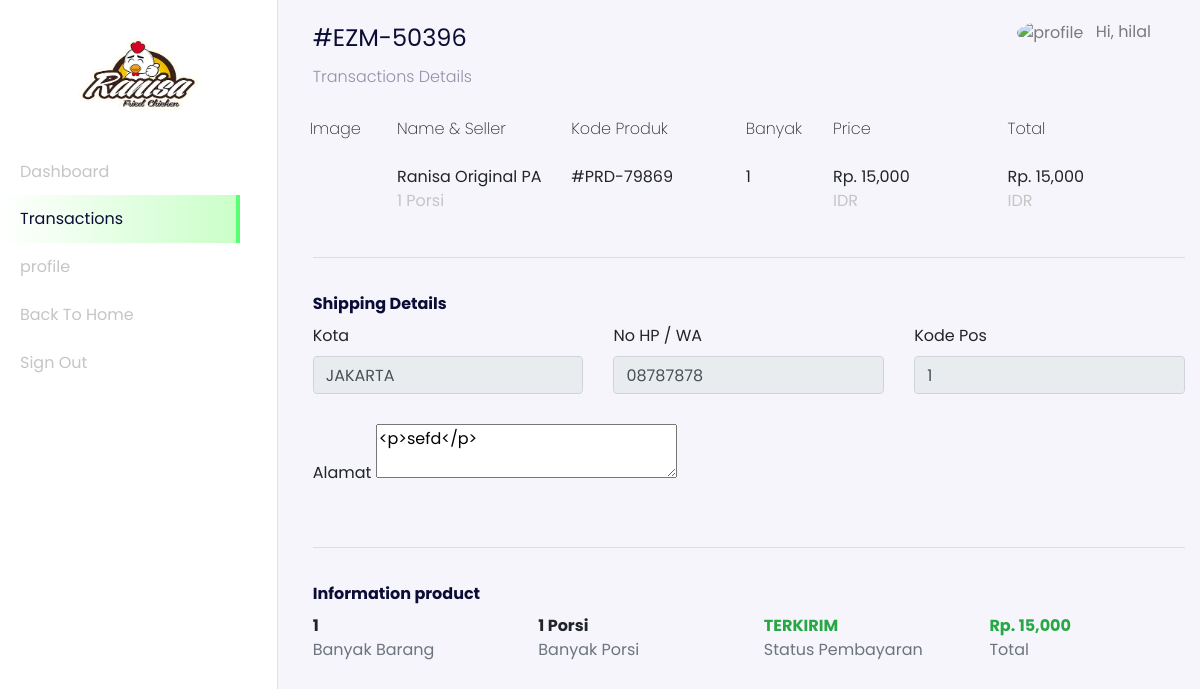
The app's page /user/index.php?page=transactions-details&id=7 (signed in) with its own data.
### tables this page shows
CREATE TABLE `users` (
  `id_user` int(11) NOT NULL,
  `name` varchar(255) NOT NULL,
  `email` varchar(255) NOT NULL,
  `password` varchar(255) NOT NULL,
  `address` text DEFAULT NULL,
  `phone_number` varchar(255) NOT NULL,
  `postal_code` varchar(191) NOT NULL,
  `roles` varchar(255) NOT NULL
);

CREATE TABLE `transactions` (
  `id_transaction` int(11) NOT NULL,
  `user_id` int(11) NOT NULL,
  `total_price` int(11) NOT NULL,
  `city` varchar(255) NOT NULL,
  `rekening_id` int(11) NOT NULL,
  `transaction_status` varchar(255) NOT NULL,
  `weight_total` int(11) NOT NULL,
  `delivered` int(11) NOT NULL,
  `photo_transaction` varchar(255) NOT NULL,
  `code` varchar(255) NOT NULL,
  `receiver` varchar(255) NOT NULL,
  `time_arrived` timestamp NULL DEFAULT NULL,
  `created_at` timestamp NOT NULL DEFAULT current_timestamp()
);

CREATE TABLE `transactions_details` (
  `id_transaction_detail` int(11) NOT NULL,
  `transaction_id` int(11) NOT NULL,
  `product_id` int(11) NOT NULL,
  `price` int(11) NOT NULL,
  `banyak` int(11) NOT NULL,
  `code_product` varchar(255) NOT NULL
);

CREATE TABLE `products` (
  `id_product` int(11) NOT NULL,
  `product_name` varchar(255) NOT NULL,
  `unit` int(11) NOT NULL,
  `price` varchar(255) NOT NULL,
  `descriptions` text NOT NULL,
  `category_id` int(11) NOT NULL,
  `stock` varchar(255) NOT NULL
);

### config/config.php (called while the page is built, shortened)
<?php
$host = 'localhost';
$user = 'root';
$password = '';
$dbname = 'daging_online';
$conn = mysqli_connect($host, $user, $password, $dbname);
function query($query)
{
    global $conn;
    $result = mysqli_query($conn, $query);
    $rows = [];
    while ($row = mysqli_fetch_assoc($result)) {
        $rows[] = $row;
    }
    return $rows;
}

### user/transaction/dashboard-user-transactions-details.php (the view, shortened to what this page needs)
<?php
$idTransaction = $_GET["id"];
$transaction_details = query("SELECT * FROM transactions_details INNER JOIN transactions ON transactions_details.transaction_id = transactions.id_transaction INNER JOIN products ON transactions_details.product_id = products.id_product WHERE transaction_id = $idTransaction");
?>
<nav class="navbar navbar-expand-lg navbar-light navbar-store fixed-top" data-aos="fade-down">
  <div class="container-fluid">
    <div class="collpase navbar-collapse" id="navbarResponsive">
      <ul class="navbar-nav d-none d-lg-flex ml-auto">
        <li class="nav-item dropdown">
          <a href="#" class="nav-link" id="navbarDropdown" role="button" data-toggle="dropdown">
            <img src="../assets/images/person-circle.svg" alt="profile" height="40px" class="rounded-circle mr-2 profile-picture" />
            <?php
            $id_user = $_SESSION['user'];
            $user = query("SELECT * FROM users WHERE id_user = $id_user")[0];
            ?>
            Hi, <?= $user["name"]; ?>
          </a>
        </li>
      </ul>
    </div>
  </div>
</nav>
<div class="section-content section-dashboard-home" data-aos="fade-up">
  <div class="container-fluid">
    <div class="dashboard-heading">
      <?php
      $transactionMain = query("SELECT * FROM transactions WHERE id_transaction = $idTransaction")[0];
      ?>
      <h2 class="dashboard-title">#<?= $transactionMain["code"]; ?></h2>
      <p class="dashboard-subtitle">Transactions Details</p>
    </div>
    <div class="dashboard-content store-cart">
      <div class="row" data-aos="fade-up" data-aos-delay="100">
        <div class="col-12 table-responsive">
          <table class="table table-borderless table-cart">
            <thead>
              <tr>
                <th>Image</th>
                <th>Name &amp; Seller</th>
                <th>Kode Produk</th>
                <th>Banyak</th>
                <th>Price</th>
                <th>Total</th>
              </tr>
            </thead>
            <tbody>
              <?php
              $banyak = 0;
              ?>
              <?php foreach ($transaction_details as $t) : ?>
                <?php
                $banyak += $t["banyak"];
                $total = $t["price"] * $t["banyak"];
                ?>
                <tr>
                  <td style="width: 10%;">
                  </td>
                  <td style="width: 20%;">
                    <div class=""><?= $t["product_name"]; ?></div>
                    <div class="product-title"><?= $t["unit"] / 1; ?> Porsi</div>
                  </td>
                  <td style="width: 20%;">
                    <div class="">#<?= $t["code_product"]; ?></div>
                  </td>
                  <td style="width: 10%;">
                    <div class=""><?= $t["banyak"]; ?></div>
                  </td>
                  <td style="width: 20%;">
                    <div class="">Rp. <?= number_format($t["price"]); ?></div>
                    <div class="product-title">IDR</div>
                  </td>
                  <td style="width: 20%;">
                    <div class="">Rp. <?= number_format($total); ?></div>
                    <div class="product-title">IDR</div>
                  </td>
                </tr>
              <?php endforeach; ?>
            </tbody>
          </table>
        </div>
      </div>
      <form action="" method="POST">
        <div class="row" data-aos="fade-up" data-aos-delay="150">
          <div class="col-12">
            <hr>
          </div>
          <div class="col-12">
            <h2>
              Shipping Details
            </h2>
          </div>
        </div>
        <div class="row mb-2" data-aos="fade-up" data-aos-delay="200">
          <div class="col-md-4">
            <div class="form-group">
              <label for="city">Kota</label>
              <input type="text" readonly value="<?= $transactionMain["city"]; ?>" class="form-control">
            </div>
          </div>
          <div class="col-md-4">
            <div class="form-group">
              <label for="phone_number">No HP / WA</label>
              <input type="tel" readonly name="phone_number" id="phone_number" class="form-control form-store" value="<?= $user["phone_number"] ?? ''; ?>" required>
            </div>
          </div>
          <div class="col-md-4">
            <div class="form-group">
              <label for="zip_code">Kode Pos</label>
              <input type="number" readonly name="zip_code" id="zip_code" required value="<?= $user["postal_code"] ?? ''; ?>" class="form-control form-store">
            </div>
          </div>
          <div class="col-md-12" id="alamat">
            <div class="form-group">
              <label for="address">Alamat</label>
              <textarea name="address" readonly id="editor"><?= $user["address"] ?? ''; ?></textarea>
            </div>
          </div>
        </div>
        <div class="row" data-aos="fade-up" data-aos-delay="150">
          <div class="col-12">
            <hr>
          </div>
          <div class="col-12">
            <h2 class="mb-2">
              Information product
            </h2>
          </div>
        </div>
        <div class="row justify-content-center mb-5" data-aos="fade-up" data-aos-delay="200">
          <div class="col-4 col-md-3">
            <div class="font-weight-bold"><?= $banyak; ?></div>
            <div class="text-muted">Banyak Barang</div>
          </div>
          <div class="col-4 col-md-3">
            <div class="font-weight-bold"><?= $transactionMain["weight_total"] / 1; ?> Porsi</div>
            <div class="text-muted">Banyak Porsi</div>
          </div>
          <div class="col-4 col-md-3">
            <?php if ($transactionMain["transaction_status"] == 'BELUM KONFIRMASI') : ?>
              <div class="text-danger font-weight-bold"><?= ($transactionMain["transaction_status"]); ?></div>
            <?php else : ?>
              <div class="text-success font-weight-bold"><?= ($transactionMain["transaction_status"]); ?></div>
            <?php endif; ?>
            <div class="text-muted">Status Pembayaran</div>
          </div>
          <div class="col-4 col-md-3">
            <div class="text-success font-weight-bold">Rp. <?= number_format($transactionMain["total_price"]); ?></div>
            <div class="text-muted">Total</div>
          </div>
        </div>
      </form>
    </div>
  </div>
</div>

### records on screen
users: name "hilal", phone_number "08787878", zip_code "1", address "<p>sefd</p>"
transactions: code "EZM-50396", city "JAKARTA", $transactionMain['weight_total']/1 "1", transaction_status "TERKIRIM", total_price "15,000"
transactions_details: product.product_name "Ranisa Original PA", $t['unit']/1 "1", code_product "PRD-79869", banyak "1", product.price "15,000", total "15,000"

### other values on screen
$banyak "1"
